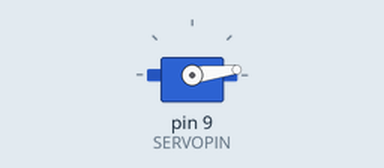
The sketch below on a simulated Arduino Uno, built with avr-gcc and run on an emulated ATmega328P. On the bench: servo.

Above: at 0.05 s.
At 0.85 s:
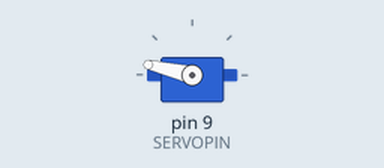
At 1.2 s:
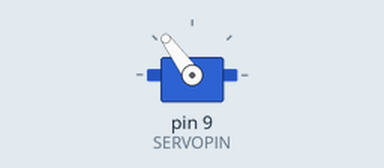
At 1.7 s:
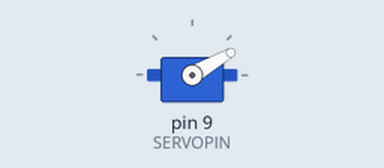
Timing chart, 0 to 4.2 s (numbered marks = the images above):
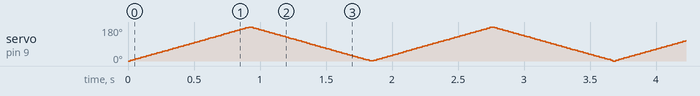

The sketch:

SERVO_MOTOR.ino
```cpp
//*******************************************************************************
// Project : SERVO_MOTOR 서보모터 컨트롤
// Board : Arduino Uno
// PWM 제어란? (Pulse Width Modulation)
// Pulse : 사각파, Width : 폭 , Modulation : 변조
// PWM 제어의 예로 DC 모터의 속도제어와 LED의 밝기 등을 조절하는 용도로 많이 쓰입니다.
// MOSFET을 빠른 주기로 스위칭을 하게 되면 duty의 평균값에 해당하는 전류가 흐르게 되는 것이 PWM으로 속도 제어를 하는 원리입니다.
//*******************************************************************************

#include <Servo.h>

#define SERVOPIN 9

Servo myservo;  // servo object 생성

int pos = 0;    // 각도

void setup() {
  myservo.attach(SERVOPIN);  // attaches to the servo object
}

void loop() {
  for (pos = 0; pos <= 180; pos += 1) {
    // 180도를 돌고 옆으로 1도씩 옆으로 초기화 이동하면서 365도를 돌 수 있다
    myservo.write(pos);
    delay(5);     // 진동폭을 짧게 줄여서 모터의 회전속도를 조절한다,
  }
  for (pos = 180; pos >= 0; pos -= 1) {
    myservo.write(pos);
    delay(5);
  }
}
```
